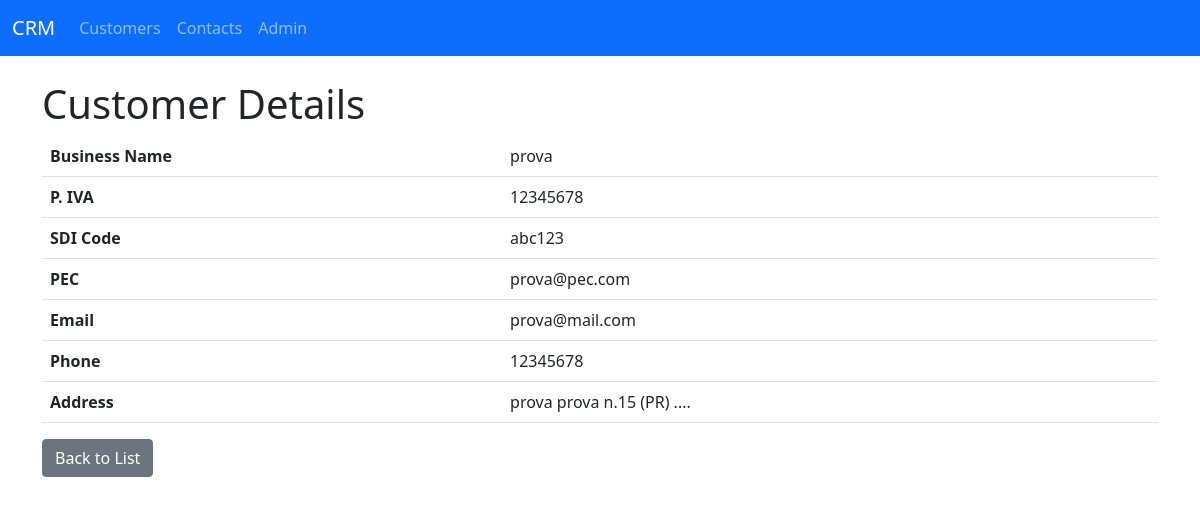
Before: /customers/1/ with the older database file.
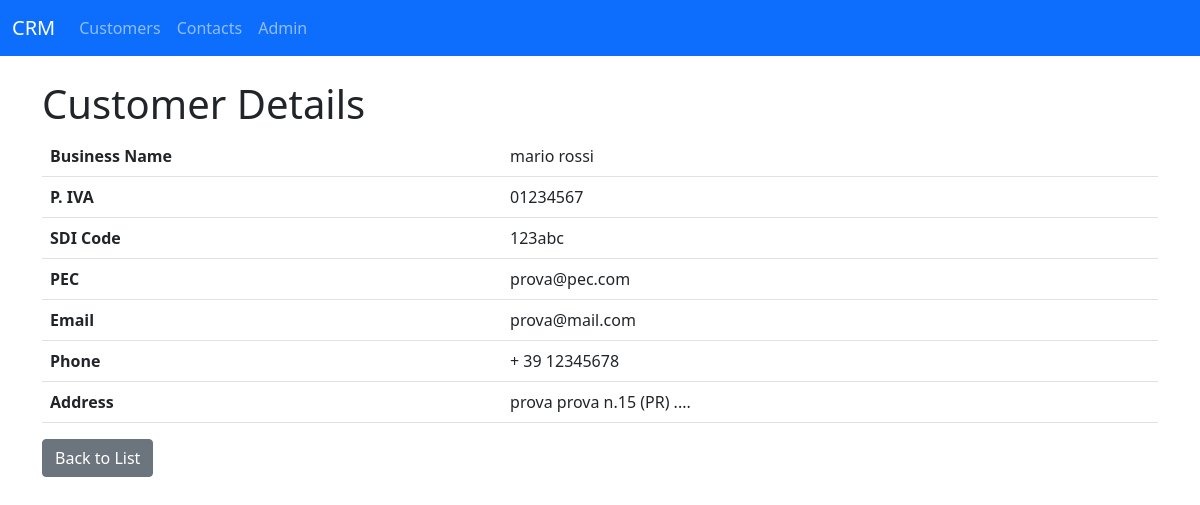
After: the same page with the newer database file.
### customers/models.py (models this page shows, shortened)
class Customer(models.Model):
    business_name = models.CharField(max_length=255, unique=True, default="Unknown")
    p_iva = models.CharField("P.IVA", max_length=20, unique=True, blank=True, null=True)
    sdi_code = models.CharField("SDI Code", max_length=20, blank=True, null=True)
    pec = models.EmailField("PEC Email", blank=True, null=True)
    email = models.EmailField("Regular Email", blank=True, null=True)
    phone = models.CharField("Telephone", max_length=15, blank=True, null=True)
    address = models.TextField(blank=True, null=True)
    created_at = models.DateTimeField(auto_now_add=True)
    updated_at = models.DateTimeField(auto_now=True)

### customers/views.py (the view)
# urls.py: path('<int:id>/', views.read_customer, name='read'),
def read_customer(request, id):
    customer = get_object_or_404(Customer, id=id)
    return render(request, 'customers/customer_detail.html', {'customer': customer})

### customers/templates/customers/customer_detail.html (shortened to what this page needs)
{% extends "base.html" %}
{% block content %}
<h1>Customer Details</h1>
<table class="table">
    <tr>
        <th>Business Name</th>
        <td>{{ customer.business_name }}</td>
    </tr>
    <tr>
        <th>P. IVA</th>
        <td>{{ customer.p_iva }}</td>
    </tr>
    <tr>
        <th>SDI Code</th>
        <td>{{ customer.sdi_code }}</td>
    </tr>
    <tr>
        <th>PEC</th>
        <td>{{ customer.pec }}</td>
    </tr>
    <tr>
        <th>Email</th>
        <td>{{ customer.email }}</td>
    </tr>
    <tr>
        <th>Phone</th>
        <td>{{ customer.phone }}</td>
    </tr>
    <tr>
        <th>Address</th>
        <td>{{ customer.address }}</td>
    </tr>
</table>
<a href="{% url 'customers:list' %}" class="btn btn-secondary">Back to List</a>
{% endblock %}

Changed rows visible on the page:
changed Customer "prova@pec.com": business_name "prova" → "mario rossi"; p_iva "12345678" → "01234567"; sdi_code "abc123" → "123abc"; phone "12345678" → "+ 39 12345678"
